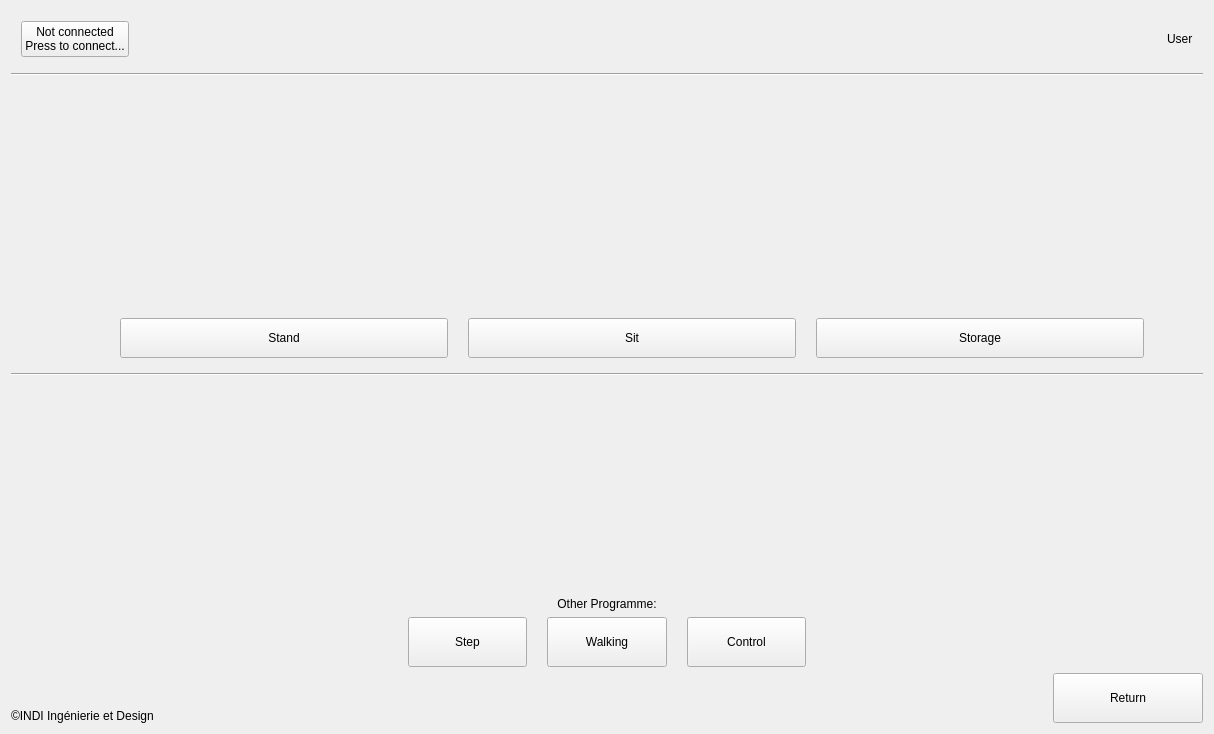
<?xml version="1.0" encoding="UTF-8"?>
<ui version="4.0">
 <class>SessionForm</class>
 <widget class="QWidget" name="SessionForm">
  <property name="geometry">
   <rect>
    <x>0</x>
    <y>0</y>
    <width>1214</width>
    <height>734</height>
   </rect>
  </property>
  <property name="windowTitle">
   <string>Session</string>
  </property>
  <layout class="QVBoxLayout" name="verticalLayout_2">
   <item>
    <layout class="QVBoxLayout" name="verticalLayout_4">
     <item>
      <widget class="QFrame" name="topFrame">
       <layout class="QHBoxLayout" name="horizontalLayout">
        <property name="sizeConstraint">
         <enum>QLayout::SetDefaultConstraint</enum>
        </property>
        <property name="leftMargin">
         <number>10</number>
        </property>
        <property name="topMargin">
         <number>10</number>
        </property>
        <property name="rightMargin">
         <number>10</number>
        </property>
        <property name="bottomMargin">
         <number>10</number>
        </property>
        <item>
         <widget class="QPushButton" name="connectButton">
          <property name="styleSheet">
           <string notr="true"/>
          </property>
          <property name="text">
           <string>Not connected
Press to connect...</string>
          </property>
         </widget>
        </item>
        <item>
         <spacer name="horizontalSpacer">
          <property name="orientation">
           <enum>Qt::Horizontal</enum>
          </property>
          <property name="sizeHint" stdset="0">
           <size>
            <width>40</width>
            <height>20</height>
           </size>
          </property>
         </spacer>
        </item>
        <item>
         <widget class="QLabel" name="label_4">
          <property name="text">
           <string>&lt;html&gt;&lt;head/&gt;&lt;body&gt;&lt;p&gt;&lt;img src=&quot;:/INDI/INDI/Logo.png&quot; width=&quot;50&quot;/&gt;&lt;/p&gt;&lt;/body&gt;&lt;/html&gt;</string>
          </property>
         </widget>
        </item>
        <item>
         <spacer name="horizontalSpacer_7">
          <property name="orientation">
           <enum>Qt::Horizontal</enum>
          </property>
          <property name="sizeHint" stdset="0">
           <size>
            <width>40</width>
            <height>20</height>
           </size>
          </property>
         </spacer>
        </item>
        <item>
         <widget class="QLabel" name="userLabel">
          <property name="text">
           <string>User</string>
          </property>
         </widget>
        </item>
       </layout>
      </widget>
     </item>
     <item>
      <widget class="Line" name="line">
       <property name="orientation">
        <enum>Qt::Horizontal</enum>
       </property>
      </widget>
     </item>
     <item>
      <layout class="QHBoxLayout" name="horizontalLayout_2">
       <item>
        <layout class="QVBoxLayout" name="parentLayout"/>
       </item>
       <item>
        <spacer name="horizontalSpacer_2">
         <property name="orientation">
          <enum>Qt::Horizontal</enum>
         </property>
         <property name="sizeType">
          <enum>QSizePolicy::Preferred</enum>
         </property>
         <property name="sizeHint" stdset="0">
          <size>
           <width>50</width>
           <height>10</height>
          </size>
         </property>
        </spacer>
       </item>
       <item>
        <widget class="QFrame" name="frame">
         <property name="sizePolicy">
          <sizepolicy hsizetype="Preferred" vsizetype="Preferred">
           <horstretch>0</horstretch>
           <verstretch>0</verstretch>
          </sizepolicy>
         </property>
         <layout class="QVBoxLayout" name="verticalLayout">
          <item>
           <spacer name="verticalSpacer_5">
            <property name="orientation">
             <enum>Qt::Vertical</enum>
            </property>
            <property name="sizeType">
             <enum>QSizePolicy::Fixed</enum>
            </property>
            <property name="sizeHint" stdset="0">
             <size>
              <width>20</width>
              <height>40</height>
             </size>
            </property>
           </spacer>
          </item>
          <item>
           <layout class="QHBoxLayout" name="horizontalLayout_4">
            <item>
             <widget class="QLabel" name="Alice">
              <property name="sizePolicy">
               <sizepolicy hsizetype="Expanding" vsizetype="Expanding">
                <horstretch>0</horstretch>
                <verstretch>0</verstretch>
               </sizepolicy>
              </property>
              <property name="maximumSize">
               <size>
                <width>700</width>
                <height>600</height>
               </size>
              </property>
              <property name="frameShape">
               <enum>QFrame::NoFrame</enum>
              </property>
              <property name="frameShadow">
               <enum>QFrame::Plain</enum>
              </property>
              <property name="lineWidth">
               <number>0</number>
              </property>
              <property name="text">
               <string/>
              </property>
              <property name="pixmap">
               <pixmap resource="../../rc/aliceresources.qrc">:/Alice/Alice/Alice_not_connected.png</pixmap>
              </property>
              <property name="scaledContents">
               <bool>false</bool>
              </property>
              <property name="alignment">
               <set>Qt::AlignCenter</set>
              </property>
              <property name="wordWrap">
               <bool>false</bool>
              </property>
              <property name="margin">
               <number>0</number>
              </property>
             </widget>
            </item>
           </layout>
          </item>
          <item>
           <layout class="QHBoxLayout" name="horizontalLayout_5">
            <property name="spacing">
             <number>20</number>
            </property>
            <property name="topMargin">
             <number>10</number>
            </property>
            <item>
             <spacer name="horizontalSpacer_11">
              <property name="orientation">
               <enum>Qt::Horizontal</enum>
              </property>
              <property name="sizeType">
               <enum>QSizePolicy::Preferred</enum>
              </property>
              <property name="sizeHint" stdset="0">
               <size>
                <width>50</width>
                <height>20</height>
               </size>
              </property>
             </spacer>
            </item>
            <item>
             <widget class="QPushButton" name="standButton">
              <property name="sizePolicy">
               <sizepolicy hsizetype="MinimumExpanding" vsizetype="Preferred">
                <horstretch>0</horstretch>
                <verstretch>0</verstretch>
               </sizepolicy>
              </property>
              <property name="minimumSize">
               <size>
                <width>100</width>
                <height>40</height>
               </size>
              </property>
              <property name="maximumSize">
               <size>
                <width>400</width>
                <height>50</height>
               </size>
              </property>
              <property name="text">
               <string>Stand</string>
              </property>
              <property name="autoDefault">
               <bool>false</bool>
              </property>
             </widget>
            </item>
            <item>
             <widget class="QPushButton" name="sitButton">
              <property name="sizePolicy">
               <sizepolicy hsizetype="MinimumExpanding" vsizetype="Preferred">
                <horstretch>0</horstretch>
                <verstretch>0</verstretch>
               </sizepolicy>
              </property>
              <property name="minimumSize">
               <size>
                <width>100</width>
                <height>40</height>
               </size>
              </property>
              <property name="maximumSize">
               <size>
                <width>400</width>
                <height>50</height>
               </size>
              </property>
              <property name="text">
               <string>Sit</string>
              </property>
              <property name="autoDefault">
               <bool>false</bool>
              </property>
             </widget>
            </item>
            <item>
             <widget class="QPushButton" name="storageButton">
              <property name="sizePolicy">
               <sizepolicy hsizetype="MinimumExpanding" vsizetype="Preferred">
                <horstretch>0</horstretch>
                <verstretch>0</verstretch>
               </sizepolicy>
              </property>
              <property name="minimumSize">
               <size>
                <width>100</width>
                <height>40</height>
               </size>
              </property>
              <property name="maximumSize">
               <size>
                <width>400</width>
                <height>50</height>
               </size>
              </property>
              <property name="text">
               <string>Storage</string>
              </property>
              <property name="autoDefault">
               <bool>false</bool>
              </property>
             </widget>
            </item>
            <item>
             <spacer name="horizontalSpacer_10">
              <property name="orientation">
               <enum>Qt::Horizontal</enum>
              </property>
              <property name="sizeType">
               <enum>QSizePolicy::Preferred</enum>
              </property>
              <property name="sizeHint" stdset="0">
               <size>
                <width>50</width>
                <height>20</height>
               </size>
              </property>
             </spacer>
            </item>
           </layout>
          </item>
         </layout>
        </widget>
       </item>
      </layout>
     </item>
     <item>
      <widget class="Line" name="line_2">
       <property name="orientation">
        <enum>Qt::Horizontal</enum>
       </property>
      </widget>
     </item>
     <item>
      <layout class="QHBoxLayout" name="horizontalLayout_6">
       <item>
        <spacer name="horizontalSpacer_5">
         <property name="orientation">
          <enum>Qt::Horizontal</enum>
         </property>
         <property name="sizeHint" stdset="0">
          <size>
           <width>40</width>
           <height>20</height>
          </size>
         </property>
        </spacer>
       </item>
       <item>
        <layout class="QVBoxLayout" name="verticalLayout_7">
         <item>
          <spacer name="verticalSpacer_8">
           <property name="orientation">
            <enum>Qt::Vertical</enum>
           </property>
           <property name="sizeHint" stdset="0">
            <size>
             <width>20</width>
             <height>40</height>
            </size>
           </property>
          </spacer>
         </item>
         <item>
          <widget class="QLabel" name="label_3">
           <property name="maximumSize">
            <size>
             <width>16777215</width>
             <height>30</height>
            </size>
           </property>
           <property name="text">
            <string>&lt;html&gt;&lt;head/&gt;&lt;body&gt;&lt;p align=&quot;center&quot;&gt;Other Programme:&lt;/p&gt;&lt;/body&gt;&lt;/html&gt;</string>
           </property>
           <property name="scaledContents">
            <bool>true</bool>
           </property>
          </widget>
         </item>
         <item>
          <layout class="QHBoxLayout" name="horizontalLayout_7" stretch="0,0,0">
           <property name="spacing">
            <number>20</number>
           </property>
           <item>
            <widget class="QPushButton" name="stepWindowButton">
             <property name="sizePolicy">
              <sizepolicy hsizetype="MinimumExpanding" vsizetype="MinimumExpanding">
               <horstretch>0</horstretch>
               <verstretch>0</verstretch>
              </sizepolicy>
             </property>
             <property name="minimumSize">
              <size>
               <width>100</width>
               <height>40</height>
              </size>
             </property>
             <property name="maximumSize">
              <size>
               <width>400</width>
               <height>50</height>
              </size>
             </property>
             <property name="text">
              <string>Step</string>
             </property>
             <property name="autoDefault">
              <bool>false</bool>
             </property>
            </widget>
           </item>
           <item>
            <widget class="QPushButton" name="walkWindowButton">
             <property name="sizePolicy">
              <sizepolicy hsizetype="MinimumExpanding" vsizetype="MinimumExpanding">
               <horstretch>0</horstretch>
               <verstretch>0</verstretch>
              </sizepolicy>
             </property>
             <property name="minimumSize">
              <size>
               <width>100</width>
               <height>40</height>
              </size>
             </property>
             <property name="maximumSize">
              <size>
               <width>400</width>
               <height>50</height>
              </size>
             </property>
             <property name="text">
              <string>Walking</string>
             </property>
             <property name="autoDefault">
              <bool>false</bool>
             </property>
            </widget>
           </item>
           <item>
            <widget class="QPushButton" name="controlWindowButton">
             <property name="sizePolicy">
              <sizepolicy hsizetype="MinimumExpanding" vsizetype="MinimumExpanding">
               <horstretch>0</horstretch>
               <verstretch>0</verstretch>
              </sizepolicy>
             </property>
             <property name="minimumSize">
              <size>
               <width>100</width>
               <height>40</height>
              </size>
             </property>
             <property name="maximumSize">
              <size>
               <width>400</width>
               <height>50</height>
              </size>
             </property>
             <property name="text">
              <string>Control</string>
             </property>
             <property name="autoDefault">
              <bool>false</bool>
             </property>
            </widget>
           </item>
          </layout>
         </item>
        </layout>
       </item>
       <item>
        <spacer name="horizontalSpacer_4">
         <property name="orientation">
          <enum>Qt::Horizontal</enum>
         </property>
         <property name="sizeHint" stdset="0">
          <size>
           <width>40</width>
           <height>20</height>
          </size>
         </property>
        </spacer>
       </item>
      </layout>
     </item>
     <item>
      <layout class="QHBoxLayout" name="horizontalLayout_3">
       <property name="topMargin">
        <number>0</number>
       </property>
       <item>
        <widget class="QLabel" name="label">
         <property name="sizePolicy">
          <sizepolicy hsizetype="Preferred" vsizetype="Preferred">
           <horstretch>0</horstretch>
           <verstretch>0</verstretch>
          </sizepolicy>
         </property>
         <property name="text">
          <string>©INDI Ingénierie et Design</string>
         </property>
         <property name="alignment">
          <set>Qt::AlignBottom|Qt::AlignLeading|Qt::AlignLeft</set>
         </property>
        </widget>
       </item>
       <item>
        <spacer name="horizontalSpacer_3">
         <property name="orientation">
          <enum>Qt::Horizontal</enum>
         </property>
         <property name="sizeHint" stdset="0">
          <size>
           <width>40</width>
           <height>20</height>
          </size>
         </property>
        </spacer>
       </item>
       <item>
        <widget class="QPushButton" name="returnButton">
         <property name="sizePolicy">
          <sizepolicy hsizetype="Fixed" vsizetype="MinimumExpanding">
           <horstretch>0</horstretch>
           <verstretch>0</verstretch>
          </sizepolicy>
         </property>
         <property name="minimumSize">
          <size>
           <width>150</width>
           <height>30</height>
          </size>
         </property>
         <property name="maximumSize">
          <size>
           <width>400</width>
           <height>50</height>
          </size>
         </property>
         <property name="text">
          <string>Return</string>
         </property>
        </widget>
       </item>
      </layout>
     </item>
    </layout>
   </item>
  </layout>
 </widget>
 <resources>
  <include location="../../rc/aliceresources.qrc"/>
 </resources>
 <connections/>
</ui>
